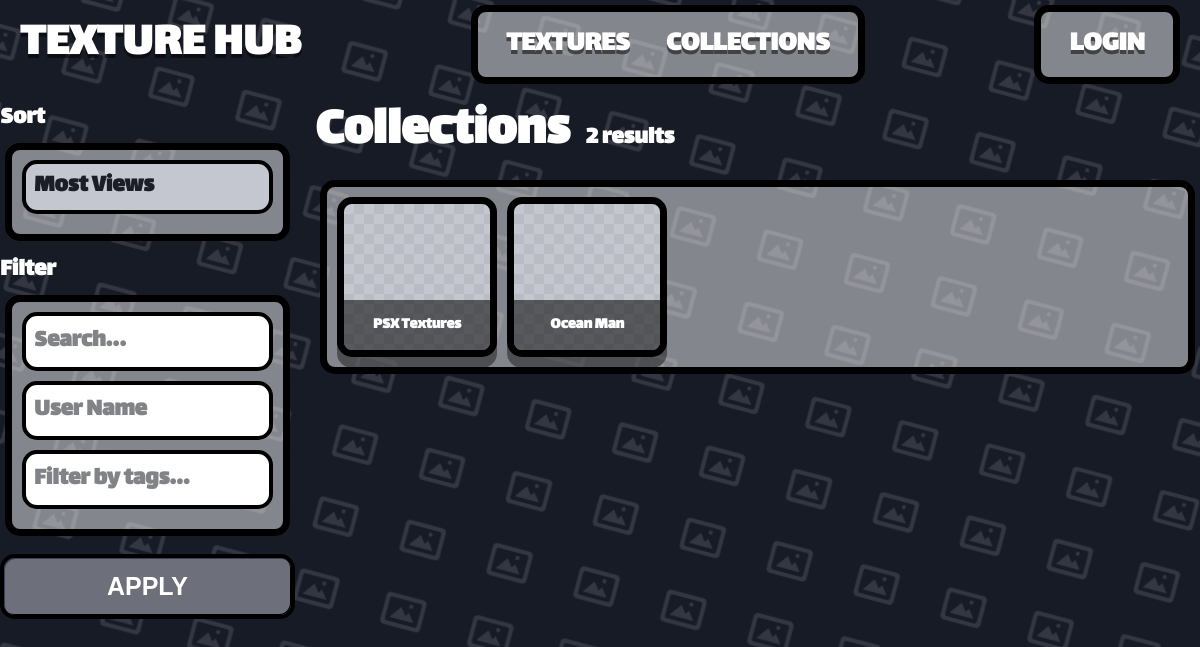
/1, run on an earlier commit of the app's database.
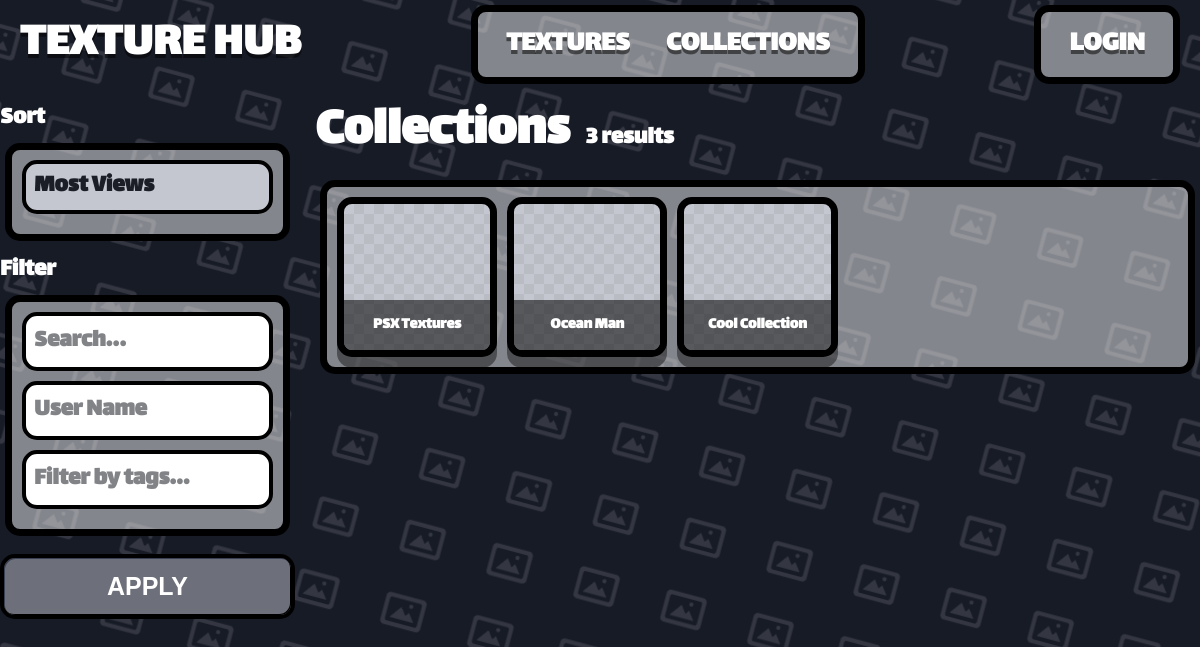
And on a later commit of the database.
### app.py (models this page shows)
class Collection(db.Model):
    __tablename__ = "Collection"
    collection_id = db.Column(db.Integer, primary_key=True)
    collection_name = db.Column(db.String(80), unique=True, nullable=False)
    collection_user_id = db.Column(db.String(120), nullable=False)
    collection_rating = db.Column(db.Integer, default=0)

### app.py (the view)
@app.route("/<int:page>", methods=["POST", "GET"])
def home(page=0):
    if page == 0:  # Textures Page
        page_items = Texture.query.all()
        name_field = "texture_name"
        tags_field = "texture_tags"
        owner_field = "texture_user_id"
    elif page == 1:  # Colections Page
        page_items = Collection.query.all()
        name_field = "collection_name"
        tags_field = None
        owner_field = "collection_user_id"
    else:  # Error exeption
        page_items = []
        name_field = None
        tags_field = None
        owner_field = None
    if request.method == "POST":
        sort = request.form.get("sort", "")
        search_query = request.form.get("search", "").strip()
        tag_query = request.form.get("tags", "").strip()
        user_query = request.form.get("user", "").strip()
    else:
        search_query = request.args.get("search", "").strip()
        tag_query = request.args.get("tags", "").strip()
        user_query = request.args.get("user", "").strip()
        sort = request.args.get("sort", "")
    if search_query and len(search_query) < 20:
        lower_search = search_query.lower()
        matched_by_name = [
            item
            for item in page_items
            if lower_search in (getattr(item, name_field, "") or "").lower()
        ]
    else:
        matched_by_name = page_items
    if user_query and owner_field and len(user_query) < 20:
        owner = get_or_none(User, user_name=user_query)
        matched_by_user = (
            [
                item
                for item in page_items
                if getattr(item, owner_field, None) == owner.user_id
            ]
            if owner
            else []
        )
    else:
        matched_by_user = page_items
    if tags_field and tag_query and len(tag_query) < 20:
        selected_tags = [
            tag.strip().lower() for tag in tag_query.split(",") if tag.strip()
        ]
        matched_by_tags = []
        for item in page_items:
            raw_tags = getattr(item, tags_field, "") or ""
            item_tag_list = [
                tag.strip().lower() for tag in raw_tags.split(",") if tag.strip()
            ]
            if any(tag in item_tag_list for tag in selected_tags):
                matched_by_tags.append(item)
    else:
        matched_by_tags = page_items
    filtered_items = [
        item
        for item in page_items
        if item in matched_by_name
        and item in matched_by_tags
        and item in matched_by_user
    ]
    if page == 0:
        view_counts = dict(
            db.session.query(
                Texture_Views.texture_id, func.count(Texture_Views.texture_views_id)
            )
            .group_by(Texture_Views.texture_id)
            .all()
        )
        download_counts = dict(
            db.session.query(
                Texture_Downloads.texture_id,
                func.count(Texture_Downloads.texture_downloads_id),
            )
            .group_by(Texture_Downloads.texture_id)
            .all()
        )
    else:
        view_counts = {}
        download_counts = {}
    match sort:
        case "Downloads":
            filtered_items = sorted(
                filtered_items,
                key=lambda item: download_counts.get(
                    getattr(item, "texture_id", None), 0
                ),
                reverse=True,
            )
        case "ascending":
            filtered_items = sorted(
                filtered_items,
                key=lambda item: (getattr(item, name_field, "") or "").lower(),
            )
        case "descending":
            filtered_items = sorted(
                filtered_items,
                key=lambda item: (getattr(item, name_field, "") or "").lower(),
                reverse=True,
            )
        case _:  # Default 'Views'
            filtered_items = sorted(
                filtered_items,
                key=lambda item: view_counts.get(getattr(item, "texture_id", None), 0),
                reverse=True,
            )
    return render_template(
        "home.html",
        user=get_current_user(),
        items=filtered_items,
        page=page,
        search_query=search_query,
        tag_query=tag_query,
        user_query=user_query,
    )

### app.py (called while the page is built)
def get_current_user():
    user_id = session.get("user_id")
    if user_id is None:
        return None
    return User.query.get(user_id)

### templates/home.html (shortened to what this page needs)
{% extends "template.html" %}
{% block content %}
<div class="th-textures-layout">
    <aside class="th-sidebar">
        <form action="/{{ page }}" method="post">
            <label class="th-label" for="sort">Sort</label>
            <div class="container">
                <div class="th-filter-group">
                    <select class="th-input th-select" id="sort" name="sort">
                        <option value="views">Most Views</option>
                    </select>
                </div>
            </div>
            <label class="th-label" for="search">Filter</label>
            <div class="container">
                <div class="th-filter-group">
                    <input class="th-input" id="search" type="text" name="search" placeholder="Search..."
                        value="{{ search_query }}">
                </div>
                <div class="th-filter-group">
                    <input class="th-input" id="user" type="text" name="user" placeholder="User Name"
                        value="{{ user_query }}">
                </div>
                <div class="th-filter-group">
                    <input class="th-input" id="tags" type="text" name="tags" placeholder="Filter by tags..."
                        value="{{ tag_query }}">
                </div>
            </div>
            <button class="th-btn th-btn-block" type="submit">Apply</button>
        </form>
    </aside>
    <section class="th-textures-main">
        <div class="th-textures-header">
            <h1>{% if page == 1 %}Collections{% else %}Textures{% endif %}</h1>
            <div class="th-results-count">{{ items|length }} results</div>
        </div>
        <div class="container">
            <div class="th-grid-scroll">
                <div class="th-texture-grid">
                    {% for item in items %}
                    {% if page == 0 %}
                    {% include "texture_template.html" %}
                    {% elif page == 1 %}
                    {% include "collection_template.html" %}
                    {% endif %}
                    {% endfor %}
                </div>
            </div>
        </div>
    </section>
</div>
{% endblock %}

### templates/collection_template.html
<a href="/collection/{{ item.collection_id }}" class="item">
    <div class="item-thumb"></div>
    <div class="item-name">{{ item.collection_name }}</div>
</a>

What changed in the data, as far as the page shows it:
added Collection: collection_name "Cool Collection"
Also different on the page:
{{ items|length }}: "2" → "3"
